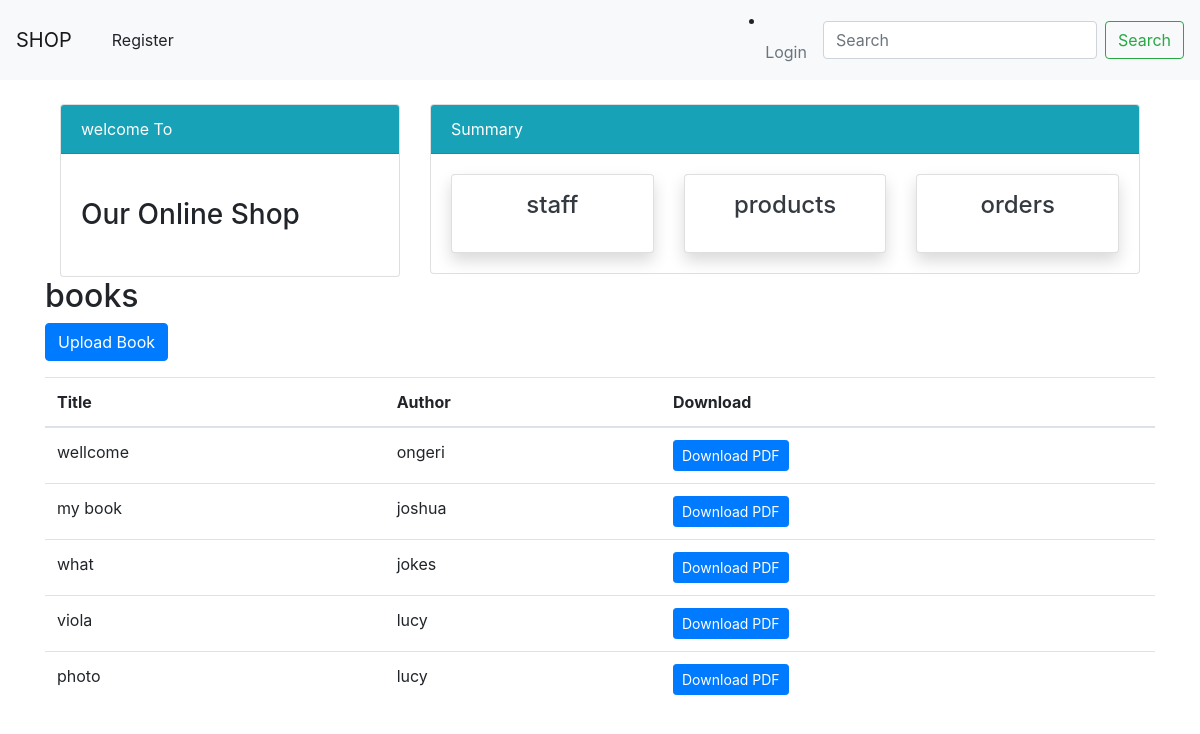
/book/, run on the app's committed database.
### dashboard/models.py (models this page shows, shortened)
class Book(models.Model):
    title = models.CharField(max_length=100)
    author = models.CharField(max_length=100)
    pdf = models.FileField(upload_to='books/pdfs')
    cover = models.ImageField(upload_to='books/covers/', blank=True, null=True)

### dashboard/views.py (the view)
# urls.py: path('book/', views.book_list, name='book-list'),
def book_list(request):
    books = Book.objects.all()
    return render(request, 'dashboard/book_list.html', {'books': books})

### dashboard/templates/dashboard/book_list.html (shortened to what this page needs)
{% extends 'dashboard/base.html' %}
{% load crispy_forms_tags %}
{% block content %}
{% include 'dashboard/basee.html' %}
<h2>books</h2>
<p>
    <a class="btn btn-primary" href="{% url 'upload-book' %}">Upload Book</a>
</p>
<table class="table">
   <thead>
   <tr>
       <th>Title</th>
       <th>Author</th>
       <th>Download</th>
   </tr>
   </thead>
    <tbody>
    {% for book in books %}
    <tr>
        <td>{{ book.title }}</td>
        <td>{{ book.author }}</td>
        <td><a class="btn btn-primary btn-sm" target="_blank" href="{{ book.pdf.url }}">Download PDF</a> </td>
    </tr>
    {% endfor %}
    </tbody>
</table>
{% endblock %}

### data on the page
Book: title "wellcome", author "ongeri"
Book: title "my book", author "joshua"
Book: title "what", author "jokes"
Book: title "viola", author "lucy"
Book: title "photo", author "lucy"
